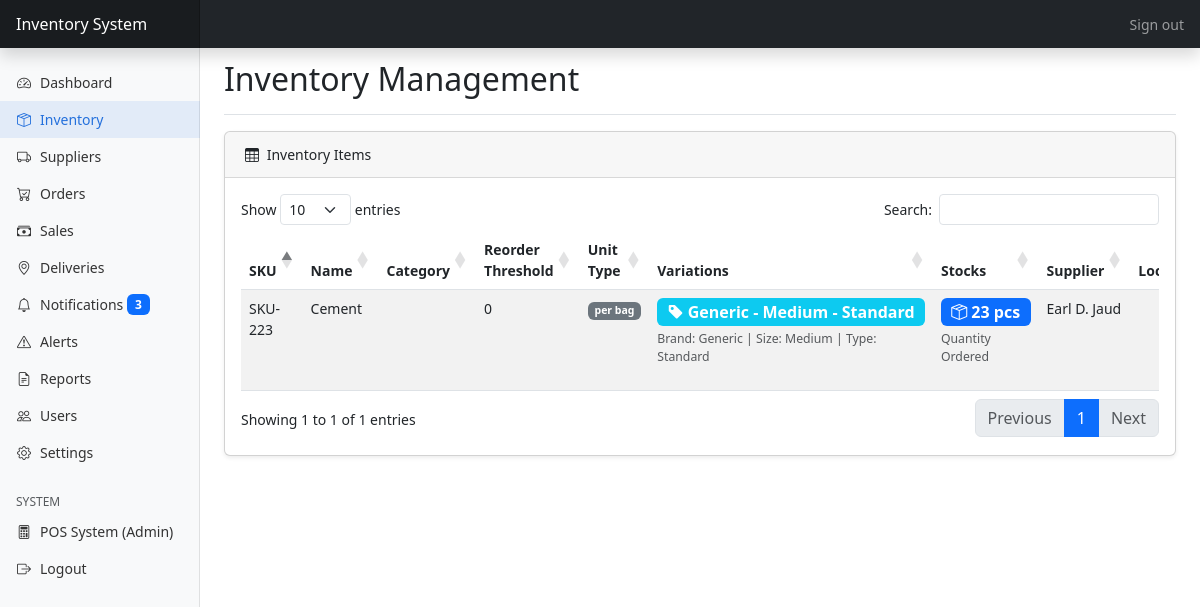
The app's page /admin/inventory.php (signed in) with its own data.
### tables this page shows
CREATE TABLE `inventory` (
  `id` int(11) NOT NULL COMMENT 'Primary key - matches admin_orders.inventory_id',
  `sku` varchar(50) DEFAULT NULL COMMENT 'Product SKU',
  `name` varchar(100) NOT NULL COMMENT 'Product name - displayed as item_name in orders.php',
  `description` text DEFAULT NULL COMMENT 'Product description',
  `category` varchar(50) DEFAULT NULL COMMENT 'Product category',
  `reorder_threshold` int(11) NOT NULL DEFAULT 0 COMMENT 'Reorder threshold for alerts',
  `unit_type` varchar(50) NOT NULL DEFAULT 'per piece' COMMENT 'Unit type - matches admin_orders.unit_type',
  `quantity` int(11) NOT NULL DEFAULT 0 COMMENT 'Total quantity from completed orders - matches admin_orders.quantity aggregation',
  `unit_price` decimal(10,2) NOT NULL DEFAULT 0.00 COMMENT 'Unit price - matches admin_orders.unit_price',
  `supplier_id` int(11) DEFAULT NULL COMMENT 'Supplier ID - matches admin_orders.supplier_id',
  `location` varchar(100) DEFAULT NULL COMMENT 'Storage location',
  `image_url` varchar(255) DEFAULT NULL COMMENT 'Product image URL',
  `image_path` varchar(255) DEFAULT NULL COMMENT 'Product image file path',
  `is_deleted` tinyint(1) NOT NULL DEFAULT 0 COMMENT 'Soft delete flag: 0 = active, 1 = deleted',
  `last_updated` datetime DEFAULT current_timestamp() ON UPDATE current_timestamp() COMMENT 'Last update timestamp',
  `created_at` datetime DEFAULT current_timestamp() COMMENT 'Creation timestamp'
);

CREATE TABLE `inventory_variations` (
  `id` int(11) NOT NULL,
  `inventory_id` int(11) NOT NULL,
  `variation` varchar(255) DEFAULT NULL COMMENT 'Product variation from admin_orders (e.g., Brand:Adidas|Size:Large|Color:Red)',
  `unit_type` varchar(50) NOT NULL DEFAULT 'per piece',
  `quantity` int(11) NOT NULL DEFAULT 0 COMMENT 'Quantity for this specific variation from completed orders',
  `unit_price` decimal(10,2) DEFAULT NULL COMMENT 'Unit price for this variation',
  `created_at` datetime DEFAULT current_timestamp(),
  `updated_at` datetime DEFAULT current_timestamp() ON UPDATE current_timestamp()
);

CREATE TABLE `admin_orders` (
  `id` int(11) NOT NULL,
  `inventory_id` int(11) DEFAULT NULL,
  `supplier_id` int(11) DEFAULT NULL,
  `user_id` int(11) DEFAULT NULL,
  `quantity` int(11) NOT NULL,
  `is_automated` tinyint(1) DEFAULT 0,
  `order_date` datetime DEFAULT current_timestamp(),
  `confirmation_status` enum('pending','confirmed','cancelled','delivered','completed') DEFAULT 'pending',
  `confirmation_date` datetime DEFAULT NULL,
  `unit_price` decimal(10,2) DEFAULT 0.00,
  `unit_type` varchar(50) NOT NULL DEFAULT 'per piece',
  `variation` varchar(255) DEFAULT NULL
);

### admin/inventory.php (the view, shortened to what the rows shown need)
<?php
require_once '../models/inventory_variation.php';
require_once '../models/inventory.php';
try {
    $db = (new Database())->getConnection();
} catch (Throwable $e) {
    http_response_code(503);
    echo '<div style="padding:12px;margin:16px;border:1px solid #e33;color:#a00;background:#fee">'
        . 'Database connection failed. Please ensure MySQL is running and configured. '
        . htmlspecialchars($e->getMessage())
        . '</div>';
    exit;
}
$invVariation = new InventoryVariation($db);
try {
    $db->beginTransaction();
    $db->commit();
} catch (Throwable $e) {
    if ($db->inTransaction()) { $db->rollBack(); }
    error_log("Warning: Inventory cleanup failed: " . $e->getMessage());
}
$inventory = new Inventory($db);
function formatVariationForDisplay($variation) {
    $parts = explode('|', $variation);
    $values = [];
    foreach ($parts as $part) {
        $av = explode(':', trim($part), 2);
        if (count($av) === 2) {
            $values[] = trim($av[1]);
        } else {
            $values[] = trim($part);
        }
    }
    return implode(' - ', $values);
}
function formatVariationWithLabels($variation) {
    $parts = explode('|', $variation);
    $formatted = [];
    foreach ($parts as $part) {
        $av = explode(':', trim($part), 2);
        if (count($av) === 2) {
            $formatted[] = trim($av[0]) . ': ' . trim($av[1]);
        } else {
            $formatted[] = trim($part);
        }
    }
    return implode(' | ', $formatted);
}
try {
    $inventory->syncAllCompletedOrdersToInventory();
} catch (Exception $e) {
    error_log("Error syncing completed orders to inventory on page load: " . $e->getMessage());
}
$stmt = $inventory->readAllFromCompletedOrders();
?>
<!DOCTYPE html>
<html lang="en">
<head>
    <link href="https://cdn.jsdelivr.net/npm/bootstrap@5.3.0-alpha1/dist/css/bootstrap.min.css" rel="stylesheet">
    <link rel="stylesheet" href="https://cdn.jsdelivr.net/npm/bootstrap-icons@1.10.0/font/bootstrap-icons.css">
    <link rel="stylesheet" href="../assets/css/style.css">
    <link rel="stylesheet" href="../assets/css/add_form.css">
    <link rel="stylesheet" href="https://cdn.datatables.net/1.11.5/css/dataTables.bootstrap5.min.css">
</head>
<body>
    <div class="container-fluid">
        <div class="row">
            <?php include_once 'includes/sidebar.php'; ?>
            <main class="col-md-9 ms-sm-auto col-lg-10 px-md-4 pt-2">
                <div class="d-flex justify-content-between flex-wrap flex-md-nowrap align-items-center pt-1 pb-2 mb-3 border-bottom">
                    <h1 class="h2">Inventory Management</h1>
                </div>
                <div class="card mb-4">
                    <div class="card-body">
                        <div class="table-responsive">
                            <table id="inventoryTable" class="table table-striped table-hover">
                                <thead>
                                    <tr>
                                        <th>SKU</th>
                                        <th>Name</th>
                                        <th>Category</th>
                                        <th>Reorder Threshold</th>
                                        <th>Unit Type</th>
                                        <th>Variations</th>
                                        <th>Stocks</th>
                                        <th>Supplier</th>
                                        <th>Location</th>
                                    </tr>
                                </thead>
                                <tbody>
                                    <?php while ($row = $stmt->fetch(PDO::FETCH_ASSOC)): ?>
                                        <?php
                                        $inventory_id = isset($row['inventory_id']) ? (int)$row['inventory_id'] : (int)$row['id'];
                                        $__vars_row = $invVariation->getByInventory($inventory_id);
                                        $__unit_type_row = (!empty($__vars_row) && isset($__vars_row[0]['unit_type'])) ? $__vars_row[0]['unit_type'] : ($row['unit_type'] ?? 'Per Piece');
                                        try { $__stock_map = $invVariation->getStocksMap($inventory_id, strtolower($__unit_type_row ?: 'per piece')); } catch (Throwable $e) { $__stock_map = []; }
                                        $__completed_orders_map = [];
                                        try {
                                            $ordersStmt = $db->prepare("SELECT id, variation, quantity, unit_type, order_date
                                                                      FROM admin_orders
                                                                      WHERE inventory_id = ?
                                                                      AND confirmation_status = 'completed'
                                                                      ORDER BY order_date DESC");
                                            $ordersStmt->execute([$inventory_id]);
                                            while ($orderRow = $ordersStmt->fetch(PDO::FETCH_ASSOC)) {
                                                $orderId = 'admin_' . (int)$orderRow['id'];
                                                $__completed_orders_map[$orderId] = [
                                                    'id' => (int)$orderRow['id'],
                                                    'variation' => $orderRow['variation'] ?? '',
                                                    'quantity' => (int)$orderRow['quantity'],
                                                    'unit_type' => $orderRow['unit_type'] ?? 'per piece',
                                                    'order_date' => $orderRow['order_date'] ?? null
                                                ];
                                            }
                                            $__completed_orders = array_values($__completed_orders_map);
                                        } catch (Exception $e) {
                                            error_log("Error getting completed orders from admin_orders: " . $e->getMessage());
                                            $__completed_orders = [];
                                        }
                                        ?>
                                        <tr>
                                            <td><?php echo htmlspecialchars($row['sku'] ?? ''); ?></td>
                                            <td><?php echo htmlspecialchars($row['name'] ?? ''); ?></td>
                                            <td><?php echo htmlspecialchars($row['category'] ?? ''); ?></td>
                                            <td><?php echo htmlspecialchars($row['reorder_threshold'] ?? 0); ?></td>
                                            <td><span class="badge bg-secondary"><?php echo htmlspecialchars($__unit_type_row); ?></span></td>
                                            <td>
                                                <?php if (!empty($__completed_orders)) { ?>
                                                    <?php foreach ($__completed_orders as $order) {
                                                        $ordered_variation = isset($order['variation']) ? trim($order['variation']) : '';
                                                    ?>
                                                        <div class="mb-3">
                                                            <?php if (!empty($ordered_variation)): ?>
                                                                <div class="d-flex flex-column">
                                                                    <span class="badge bg-info mb-1 fs-6">
                                                                        <i class="bi bi-tag-fill me-1"></i><?= htmlspecialchars(formatVariationForDisplay($ordered_variation)) ?>
                                                                    </span>
                                                                    <small class="text-muted"><?= htmlspecialchars(formatVariationWithLabels($ordered_variation)) ?></small>
                                                                </div>
                                                            <?php else: ?>
                                                                <span class="badge bg-secondary">No Variation</span>
                                                            <?php endif; ?>
                                                        </div>
                                                    <?php } ?>
                                                <?php } else { echo '<span class="text-muted">—</span>'; } ?>
                                            </td>
                                            <td>
                                                <?php if (!empty($__completed_orders)) { ?>
                                                    <?php foreach ($__completed_orders as $order) {
                                                        $order_qty = (int)($order['quantity'] ?? 0);
                                                    ?>
                                                        <div class="mb-3">
                                                            <div class="d-flex flex-column align-items-start">
                                                                <span class="badge bg-primary fs-6 mb-1">
                                                                    <i class="bi bi-box-seam me-1"></i><strong><?= $order_qty ?></strong> pcs
                                                                </span>
                                                                <small class="text-muted">Quantity Ordered</small>
                                                            </div>
                                                        </div>
                                                    <?php } ?>
                                                <?php } else { echo '<span class="text-muted">—</span>'; } ?>
                                            </td>
                                            <td><?php echo htmlspecialchars($row['supplier_name'] ?? ''); ?></td>
                                            <td><?php echo htmlspecialchars($row['location'] ?? ''); ?></td>
                                        </tr>
                                    <?php endwhile; ?>
                                </tbody>
                            </table>
                        </div>
                    </div>
                </div>
            </main>
        </div>
    </div>
</body>
</html>

### records on screen
inventory: sku "SKU-223", name "Cement", reorder_threshold "0", inventory_variations.unit_type "per bag", supplier_name "Earl D. Jaud"
admin_orders: variation "Generic - Medium - Standard", variation "Brand: Generic | Size: Medium | Type: Standard", quantity "23"

### other values on screen
$unreadNotificationCount "3"
